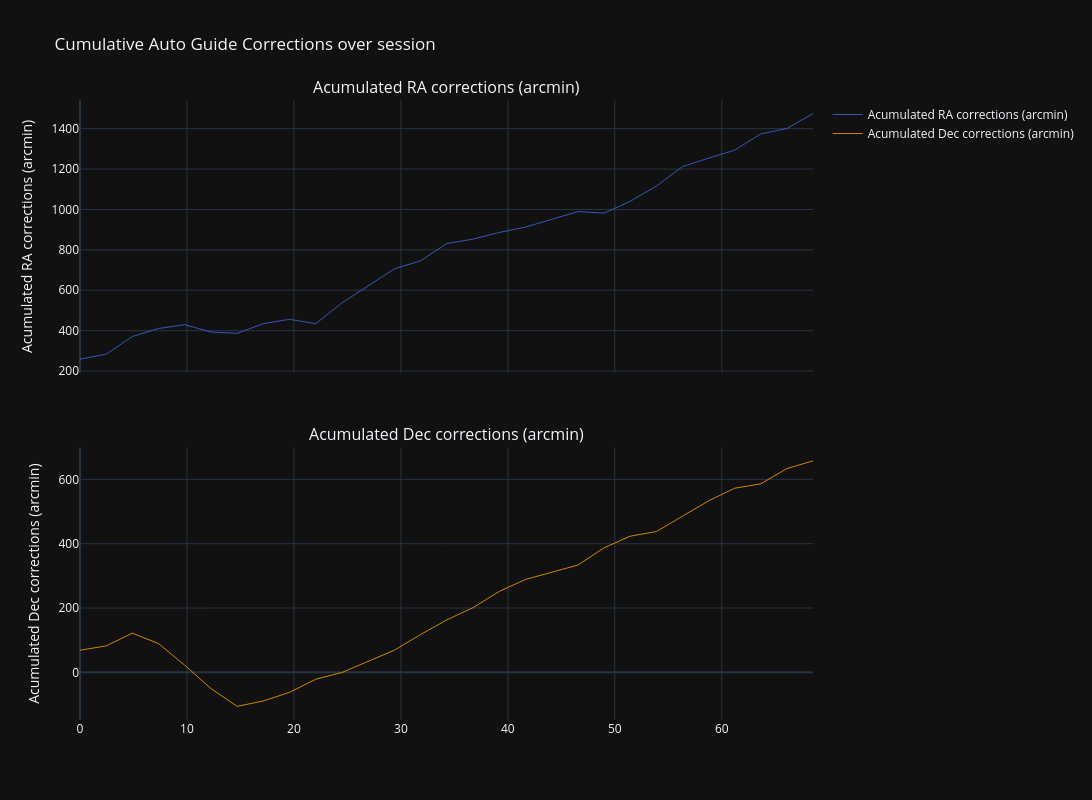

Source (notebook cell):
### Markdown cell above
# Cumulative Pulse Guide Corrections vs Time

### Code cell
xdata = df['t_sec'] / 60
ydata = [
    #row, dataset,            name,                color
    (1,   df['ra_accum']*60,  'Acumulated RA corrections (arcmin)',  'royalblue'),
    (2,   df['dec_accum']*60, 'Acumulated Dec corrections (arcmin)', 'orange'),
]
rows = len(set([row for row, y,name,color in ydata]))
fig = make_subplots(rows=rows, cols=1, shared_xaxes=True,
    subplot_titles=[name for row, y,name,color in ydata],
    vertical_spacing=0.12)


for (row, y, name, color) in ydata:
    fig.add_trace(go.Scatter(x=xdata, y=y,
        mode='lines', line=dict(color=color, width=0.8), hovertext=df['timestamp'],
        name=name), row=row, col=1)
    fig.update_yaxes(title_text=name, row=row, col=1)

fig.update_xaxes(title_text='Time (minutes)', row=3, col=1)
fig.update_layout(height=800, width=1200, template="plotly_dark",
        title='Cumulative Auto Guide Corrections over session')
fig.show()
